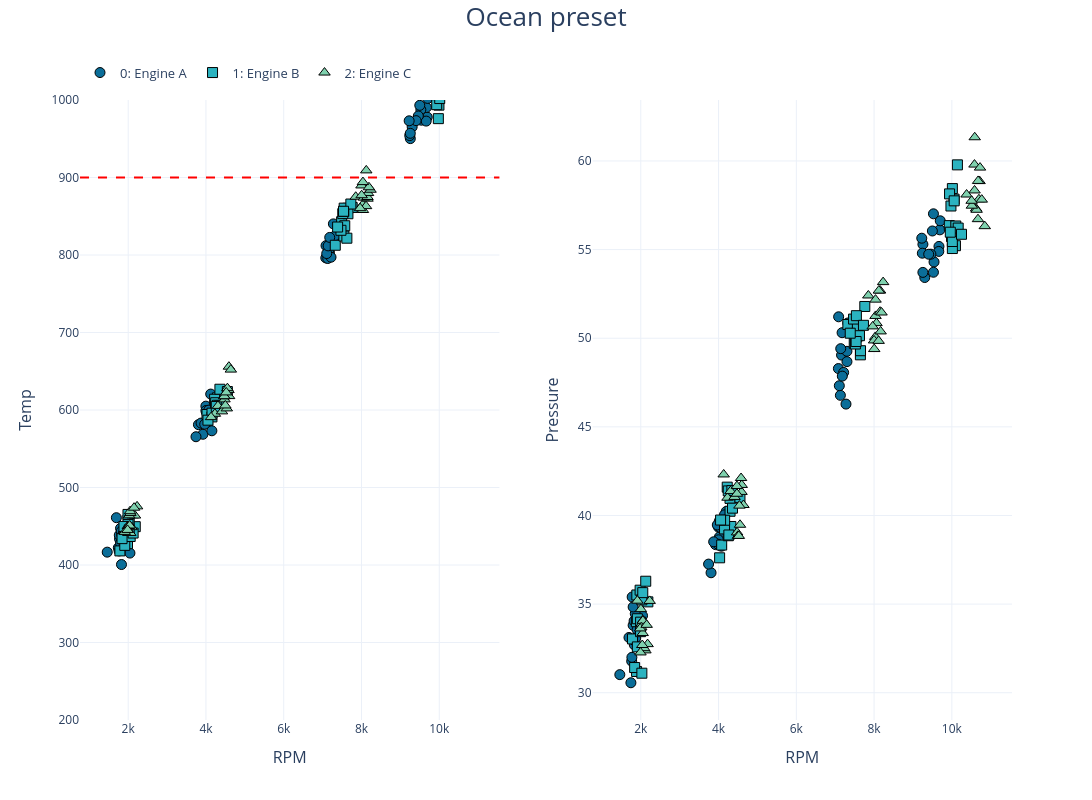

The cell this chart's notebook holds for it:
### Markdown cell above
## 1. Ocean preset — palette, markers, and fonts in one call

A single call returns a notebook that's ready to plot. Note the datasets already
carry the ocean palette and marker symbols (assigned at load time from the preset).

### Code cell
nb = styled_notebook("ocean", data=df, set_name_column="ENGINE", set_idx_column="ENGINE")

# the presets are live on the returned object:
print("darkmode   :", nb.darkmode)
print("color_map  :", list(nb.color_map)[:3])
print("dataset cols:", "colors ->", [ds.color for ds in nb.sets],
      "| markers ->", [ds.marker for ds in nb.sets])
print("suptitle_size:", nb.suptitle_size, " axes_title_size:", nb.axes_title_size)

nb.plot(x="RPM", y=["Temp", "Pressure"], by="vars")
